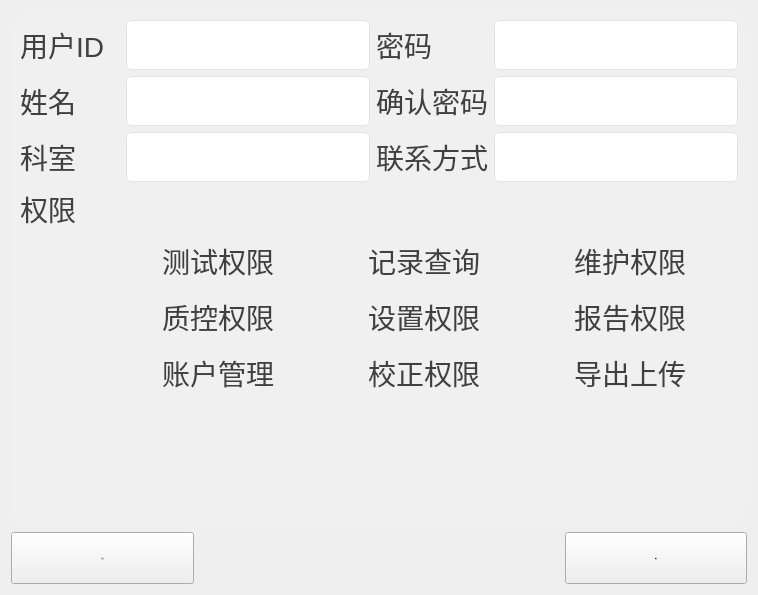
         <widget class="QWidget" name="page_2">
          <property name="styleSheet">
           <string notr="true"/>
          </property>
          <layout class="QVBoxLayout" name="verticalLayout_4" stretch="10,1">
           <item>
            <widget class="QFrame" name="frame">
             <property name="styleSheet">
              <string notr="true">QFrame
{

background:rgb(240,240,240);

border-radius:20px;
}</string>
             </property>
             <property name="frameShape">
              <enum>QFrame::StyledPanel</enum>
             </property>
             <property name="frameShadow">
              <enum>QFrame::Raised</enum>
             </property>
             <layout class="QVBoxLayout" name="verticalLayout" stretch="3,4,3">
              <property name="bottomMargin">
               <number>100</number>
              </property>
              <item>
               <layout class="QGridLayout" name="gridLayout_18" columnstretch="0,0,0,0">
                <item row="0" column="1">
                 <widget class="QLineEdit" name="mEdit_ID">
                  <property name="minimumSize">
                   <size>
                    <width>0</width>
                    <height>50</height>
                   </size>
                  </property>
                  <property name="styleSheet">
                   <string notr="true">QLineEdit
{
	border: 1px solid #e1e3e7;         
	border-radius: 5px;
	font-size:28px;
	color: rgb(64, 64, 64);
	background-color: rgb(255, 255, 255);
}</string>
                  </property>
                 </widget>
                </item>
                <item row="0" column="0">
                 <widget class="QLabel" name="label_56">
                  <property name="minimumSize">
                   <size>
                    <width>100</width>
                    <height>0</height>
                   </size>
                  </property>
                  <property name="styleSheet">
                   <string notr="true">QLabel
{
	color: rgb(64, 64, 64);
	font-size:28px;
}</string>
                  </property>
                  <property name="text">
                   <string>用户ID</string>
                  </property>
                 </widget>
                </item>
                <item row="0" column="3">
                 <widget class="QLineEdit" name="mEdit_Password1">
                  <property name="minimumSize">
                   <size>
                    <width>0</width>
                    <height>50</height>
                   </size>
                  </property>
                  <property name="styleSheet">
                   <string notr="true">QLineEdit
{
	border: 1px solid #e1e3e7;         
	border-radius: 5px;
	font-size:28px;
	color: rgb(64, 64, 64);
	background-color: rgb(255, 255, 255);
}</string>
                  </property>
                 </widget>
                </item>
                <item row="1" column="0">
                 <widget class="QLabel" name="label_57">
                  <property name="styleSheet">
                   <string notr="true">QLabel
{
	color: rgb(64, 64, 64);
	font-size:28px;
}</string>
                  </property>
                  <property name="text">
                   <string>姓名</string>
                  </property>
                 </widget>
                </item>
                <item row="1" column="1">
                 <widget class="QLineEdit" name="mEdit_Name">
                  <property name="minimumSize">
                   <size>
                    <width>0</width>
                    <height>50</height>
                   </size>
                  </property>
                  <property name="styleSheet">
                   <string notr="true">QLineEdit
{
	border: 1px solid #e1e3e7;         
	border-radius: 5px;
	font-size:28px;
	color: rgb(64, 64, 64);
	background-color: rgb(255, 255, 255);
}</string>
                  </property>
                 </widget>
                </item>
                <item row="0" column="2">
                 <widget class="QLabel" name="label_58">
                  <property name="styleSheet">
                   <string notr="true">QLabel
{
	color: rgb(64, 64, 64);
	font-size:28px;
}</string>
                  </property>
                  <property name="text">
                   <string>密码</string>
                  </property>
                 </widget>
                </item>
                <item row="2" column="0">
                 <widget class="QLabel" name="label_60">
                  <property name="styleSheet">
                   <string notr="true">QLabel
{
	color: rgb(64, 64, 64);
	font-size:28px;
}</string>
                  </property>
                  <property name="text">
                   <string>科室</string>
                  </property>
                 </widget>
                </item>
                <item row="1" column="2">
                 <widget class="QLabel" name="label_59">
                  <property name="styleSheet">
                   <string notr="true">QLabel
{
	color: rgb(64, 64, 64);
	font-size:28px;
}</string>
                  </property>
                  <property name="text">
                   <string>确认密码</string>
                  </property>
                 </widget>
                </item>
                <item row="1" column="3">
                 <widget class="QLineEdit" name="mEdit_Password2">
                  <property name="minimumSize">
                   <size>
                    <width>0</width>
                    <height>50</height>
                   </size>
                  </property>
                  <property name="styleSheet">
                   <string notr="true">QLineEdit
{
	border: 1px solid #e1e3e7;         
	border-radius: 5px;
	font-size:28px;
	color: rgb(64, 64, 64);
	background-color: rgb(255, 255, 255);
}</string>
                  </property>
                 </widget>
                </item>
                <item row="2" column="1">
                 <widget class="QLineEdit" name="mEdit_Dept">
                  <property name="minimumSize">
                   <size>
                    <width>0</width>
                    <height>50</height>
                   </size>
                  </property>
                  <property name="styleSheet">
                   <string notr="true">QLineEdit
{
	border: 1px solid #e1e3e7;         
	border-radius: 5px;
	font-size:28px;
	color: rgb(64, 64, 64);
	background-color: rgb(255, 255, 255);
}</string>
                  </property>
                 </widget>
                </item>
                <item row="2" column="3">
                 <widget class="QLineEdit" name="mEdit_Contact">
                  <property name="minimumSize">
                   <size>
                    <width>0</width>
                    <height>50</height>
                   </size>
                  </property>
                  <property name="styleSheet">
                   <string notr="true">QLineEdit
{
	border: 1px solid #e1e3e7;         
	border-radius: 5px;
	font-size:28px;
	color: rgb(64, 64, 64);
	background-color: rgb(255, 255, 255);
}</string>
                  </property>
                 </widget>
                </item>
                <item row="2" column="2">
                 <widget class="QLabel" name="label_61">
                  <property name="styleSheet">
                   <string notr="true">QLabel
{
	color: rgb(64, 64, 64);
	font-size:28px;
}</string>
                  </property>
                  <property name="text">
                   <string>联系方式</string>
                  </property>
                 </widget>
                </item>
               </layout>
              </item>
              <item>
               <layout class="QGridLayout" name="gridLayout_10" rowstretch="0,0,0,0" columnstretch="0,1,1,1">
                <item row="3" column="3">
                 <widget class="QCheckBox" name="mCheck_Upload">
                  <property name="minimumSize">
                   <size>
                    <width>0</width>
                    <height>50</height>
                   </size>
                  </property>
                  <property name="styleSheet">
                   <string notr="true">QCheckBox
{
background: transparent;
	color: rgb(64, 64, 64);
	font-size:28px;
}
QCheckBox::indicator{  
    width: 30px;  
    height: 30px;  
}  
  
QCheckBox::indicator:unchecked{  
    
	image: url(:/image/images/checkoff.png);
}  
  
QCheckBox::indicator:checked{  
    
	image: url(:/image/images/checkon.png);
}  
  
QCheckBox::indicator:checked:disabled{  
	image: url(:/image/images/checkoff.png);
}  </string>
                  </property>
                  <property name="text">
                   <string>导出上传</string>
                  </property>
                 </widget>
                </item>
                <item row="1" column="3">
                 <widget class="QCheckBox" name="mCheck_Maintain">
                  <property name="minimumSize">
                   <size>
                    <width>0</width>
                    <height>50</height>
                   </size>
                  </property>
                  <property name="styleSheet">
                   <string notr="true">QCheckBox
{
background: transparent;
	color: rgb(64, 64, 64);
	font-size:28px;
}
QCheckBox::indicator{  
    width: 30px;  
    height: 30px;  
}  
  
QCheckBox::indicator:unchecked{  
    
	image: url(:/image/images/checkoff.png);
}  
  
QCheckBox::indicator:checked{  
    
	image: url(:/image/images/checkon.png);
}  
  
QCheckBox::indicator:checked:disabled{  
	image: url(:/image/images/checkoff.png);
}  </string>
                  </property>
                  <property name="text">
                   <string>维护权限</string>
                  </property>
                 </widget>
                </item>
                <item row="1" column="1">
                 <widget class="QCheckBox" name="mCheck_Text">
                  <property name="minimumSize">
                   <size>
                    <width>0</width>
                    <height>50</height>
                   </size>
                  </property>
                  <property name="styleSheet">
                   <string notr="true">QCheckBox
{
background: transparent;
	color: rgb(64, 64, 64);
	font-size:28px;
}
QCheckBox::indicator{  
    width: 30px;  
    height: 30px;  
}  
  
QCheckBox::indicator:unchecked{  
    
	image: url(:/image/images/checkoff.png);
}  
  
QCheckBox::indicator:checked{  
    
	image: url(:/image/images/checkon.png);
}  
  
QCheckBox::indicator:checked:disabled{  
	image: url(:/image/images/checkoff.png);
}  </string>
                  </property>
                  <property name="text">
                   <string>测试权限</string>
                  </property>
                 </widget>
                </item>
                <item row="2" column="2">
                 <widget class="QCheckBox" name="mCheck_Set">
                  <property name="minimumSize">
                   <size>
                    <width>0</width>
                    <height>50</height>
                   </size>
                  </property>
                  <property name="styleSheet">
                   <string notr="true">QCheckBox
{
background: transparent;
	color: rgb(64, 64, 64);
	font-size:28px;
}
QCheckBox::indicator{  
    width: 30px;  
    height: 30px;  
}  
  
QCheckBox::indicator:unchecked{  
    
	image: url(:/image/images/checkoff.png);
}  
  
QCheckBox::indicator:checked{  
    
	image: url(:/image/images/checkon.png);
}  
  
QCheckBox::indicator:checked:disabled{  
	image: url(:/image/images/checkoff.png);
}  </string>
                  </property>
                  <property name="text">
                   <string>设置权限</string>
                  </property>
                 </widget>
                </item>
                <item row="3" column="1">
                 <widget class="QCheckBox" name="mCheck_User">
                  <property name="minimumSize">
                   <size>
                    <width>0</width>
                    <height>50</height>
                   </size>
                  </property>
                  <property name="styleSheet">
                   <string notr="true">QCheckBox
{
background: transparent;
	color: rgb(64, 64, 64);
	font-size:28px;
}
QCheckBox::indicator{  
    width: 30px;  
    height: 30px;  
}  
  
QCheckBox::indicator:unchecked{  
    
	image: url(:/image/images/checkoff.png);
}  
  
QCheckBox::indicator:checked{  
    
	image: url(:/image/images/checkon.png);
}  
  
QCheckBox::indicator:checked:disabled{  
	image: url(:/image/images/checkoff.png);
}  </string>
                  </property>
                  <property name="text">
                   <string>账户管理</string>
                  </property>
                 </widget>
                </item>
                <item row="1" column="2">
                 <widget class="QCheckBox" name="mCheck_Record">
                  <property name="minimumSize">
                   <size>
                    <width>0</width>
                    <height>50</height>
                   </size>
                  </property>
                  <property name="styleSheet">
                   <string notr="true">QCheckBox
{
background: transparent;
	color: rgb(64, 64, 64);
	font-size:28px;
}
QCheckBox::indicator{  
    width: 30px;  
    height: 30px;  
}  
  
QCheckBox::indicator:unchecked{  
    
	image: url(:/image/images/checkoff.png);
}  
  
QCheckBox::indicator:checked{  
    
	image: url(:/image/images/checkon.png);
}  
  
QCheckBox::indicator:checked:disabled{  
	image: url(:/image/images/checkoff.png);
}  </string>
                  </property>
                  <property name="text">
                   <string>记录查询</string>
                  </property>
                 </widget>
                </item>
                <item row="0" column="0">
                 <widget class="QLabel" name="label_64">
                  <property name="minimumSize">
                   <size>
                    <width>100</width>
                    <height>0</height>
                   </size>
                  </property>
                  <property name="maximumSize">
                   <size>
                    <width>16777215</width>
                    <height>50</height>
                   </size>
                  </property>
                  <property name="styleSheet">
                   <string notr="true">QLabel
{
	color: rgb(64, 64, 64);
	font-size:28px;
}</string>
                  </property>
                  <property name="text">
                   <string>权限</string>
                  </property>
                 </widget>
                </item>
                <item row="2" column="3">
                 <widget class="QCheckBox" name="mCheck_Print">
                  <property name="minimumSize">
                   <size>
                    <width>0</width>
                    <height>50</height>
                   </size>
                  </property>
                  <property name="styleSheet">
                   <string notr="true">QCheckBox
{
background: transparent;
	color: rgb(64, 64, 64);
	font-size:28px;
}
QCheckBox::indicator{  
    width: 30px;  
    height: 30px;  
}  
  
QCheckBox::indicator:unchecked{  
    
	image: url(:/image/images/checkoff.png);
}  
  
QCheckBox::indicator:checked{  
    
	image: url(:/image/images/checkon.png);
}  
  
QCheckBox::indicator:checked:disabled{  
	image: url(:/image/images/checkoff.png);
}  </string>
                  </property>
                  <property name="text">
                   <string>报告权限</string>
                  </property>
                 </widget>
                </item>
                <item row="3" column="2">
                 <widget class="QCheckBox" name="mCheck_Calib">
                  <property name="minimumSize">
                   <size>
                    <width>0</width>
                    <height>50</height>
                   </size>
                  </property>
                  <property name="styleSheet">
                   <string notr="true">QCheckBox
{
background: transparent;
	color: rgb(64, 64, 64);
	font-size:28px;
}
QCheckBox::indicator{  
    width: 30px;  
    height: 30px;  
}  
  
QCheckBox::indicator:unchecked{  
    
	image: url(:/image/images/checkoff.png);
}  
  
QCheckBox::indicator:checked{  
    
	image: url(:/image/images/checkon.png);
}  
  
QCheckBox::indicator:checked:disabled{  
	image: url(:/image/images/checkoff.png);
}  </string>
                  </property>
                  <property name="text">
                   <string>校正权限</string>
                  </property>
                 </widget>
                </item>
                <item row="2" column="1">
                 <widget class="QCheckBox" name="mCheck_QC">
                  <property name="minimumSize">
                   <size>
                    <width>0</width>
                    <height>50</height>
                   </size>
                  </property>
                  <property name="styleSheet">
                   <string notr="true">QCheckBox
{
background: transparent;
	color: rgb(64, 64, 64);
	font-size:28px;
}
QCheckBox::indicator{  
    width: 30px;  
    height: 30px;  
}  
  
QCheckBox::indicator:unchecked{  
    
	image: url(:/image/images/checkoff.png);
}  
  
QCheckBox::indicator:checked{  
    
	image: url(:/image/images/checkon.png);
}  
  
QCheckBox::indicator:checked:disabled{  
	image: url(:/image/images/checkoff.png);
}  </string>
                  </property>
                  <property name="text">
                   <string>质控权限</string>
                  </property>
                 </widget>
                </item>
               </layout>
              </item>
              <item>
               <spacer name="verticalSpacer">
                <property name="orientation">
                 <enum>Qt::Vertical</enum>
                </property>
                <property name="sizeHint" stdset="0">
                 <size>
                  <width>20</width>
                  <height>40</height>
                 </size>
                </property>
               </spacer>
              </item>
             </layout>
            </widget>
           </item>
           <item>
            <layout class="QHBoxLayout" name="horizontalLayout_2" stretch="1,2,1">
             <item>
              <widget class="QPushButton" name="mBtn_User_Retun">
               <property name="sizePolicy">
                <sizepolicy hsizetype="Minimum" vsizetype="Minimum">
                 <horstretch>0</horstretch>
                 <verstretch>0</verstretch>
                </sizepolicy>
               </property>
               <property name="minimumSize">
                <size>
                 <width>0</width>
                 <height>40</height>
                </size>
               </property>
               <property name="maximumSize">
                <size>
                 <width>16777215</width>
                 <height>60</height>
                </size>
               </property>
               <property name="font">
                <font>
                 <pointsize>-1</pointsize>
                </font>
               </property>
               <property name="styleSheet">
                <string notr="true">QPushButton{ 
	border-radius:8px;
background-color:rgb(64,64,64);
font-size:26px; 
color:white;


}
QPushButton:hover{
font-size:26px; 
color:white;
}

QPushButton:pressed{
	background-color:rgb(31, 78, 121);
};
</string>
               </property>
               <property name="text">
                <string>返回</string>
               </property>
              </widget>
             </item>
             <item>
              <spacer name="horizontalSpacer_9">
               <property name="orientation">
                <enum>Qt::Horizontal</enum>
               </property>
               <property name="sizeHint" stdset="0">
                <size>
                 <width>40</width>
                 <height>20</height>
                </size>
               </property>
              </spacer>
             </item>
             <item>
              <widget class="QPushButton" name="mBtn_User_Ok_Add">
               <property name="sizePolicy">
                <sizepolicy hsizetype="Minimum" vsizetype="Minimum">
                 <horstretch>0</horstretch>
                 <verstretch>0</verstretch>
                </sizepolicy>
               </property>
               <property name="minimumSize">
                <size>
                 <width>0</width>
                 <height>0</height>
                </size>
               </property>
               <property name="maximumSize">
                <size>
                 <width>16777215</width>
                 <height>60</height>
                </size>
               </property>
               <property name="font">
                <font>
                 <pointsize>-1</pointsize>
                </font>
               </property>
               <property name="styleSheet">
                <string notr="true">QPushButton{ 
	border-radius:8px;
background-color:rgb(64,64,64);
font-size:26px; 
color:white;


}
QPushButton:hover{
font-size:26px; 
color:white;
}

QPushButton:pressed{
	background-color:rgb(31, 78, 121);
};
</string>
               </property>
               <property name="text">
                <string>确定</string>
               </property>
              </widget>
             </item>
            </layout>
           </item>
          </layout>
         </widget>
